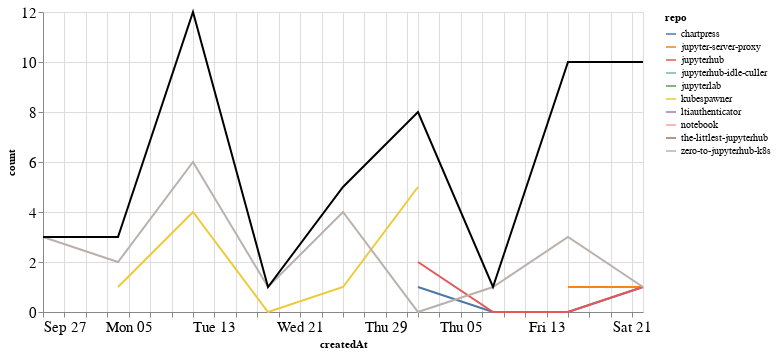

The notebook cell saved with this chart:
### Markdown cell above
## Comments

### Code cell
comments_time = comments.groupby('repo').resample('W', on='createdAt').count()['author'].reset_index()
comments_time = comments_time.rename(columns={'author': 'count'})
comments_time_total = comments_time.groupby('createdAt').agg({"count": "sum"}).reset_index()
ch1 = alt.Chart(comments_time, width=600).mark_line().encode(
    x='createdAt',
    y='count',
    color='repo',
    tooltip="repo"
)

ch2 = alt.Chart(comments_time_total, width=600).mark_line(color="black").encode(
    x='createdAt',
    y='count',
)

ch1 + ch2

### Figure 1 — Vega-Lite specification as saved in the notebook (floating-point values rounded to 4 significant figures)
{"config": {"axisLeft": {"labelFontSize": 15}, "axisBottom": {"labelFontSize": 15}}, "layer": [{"data": {"name": "data-21c6054d1ebb132589a4355f1a616291"}, "mark": "line", "encoding": {"color": {"type": "nominal", "field": "repo"}, "tooltip": {"type": "nominal", "field": "repo"}, "x": {"type": "temporal", "field": "createdAt"}, "y": {"type": "quantitative", "field": "count"}}, "width": 600}, {"data": {"name": "data-6c0149b8c32dccc284588a8ce19fc652"}, "mark": {"type": "line", "color": "black"}, "encoding": {"x": {"type": "temporal", "field": "createdAt"}, "y": {"type": "quantitative", "field": "count"}}, "width": 600}], "$schema": "https://vega.github.io/schema/vega-lite/v4.8.1.json", "datasets": {"data-21c6054d1ebb132589a4355f1a616291": [{"repo": "chartpress", "createdAt": "2020-11-01T00:00:00", "count": 1}, {"repo": "chartpress", "createdAt": "2020-11-08T00:00:00", "count": 0}, {"repo": "chartpress", "createdAt": "2020-11-15T00:00:00", "count": 0}, {"repo": "chartpress", "createdAt": "2020-11-22T00:00:00", "count": 1}, {"repo": "jupyter-server-proxy", "createdAt": "2020-11-15T00:00:00", "count": 1}, {"repo": "jupyter-server-proxy", "createdAt": "2020-11-22T00:00:00", "count": 1}, {"repo": "jupyterhub", "createdAt": "2020-11-01T00:00:00", "count": 2}, {"repo": "jupyterhub", "createdAt": "2020-11-08T00:00:00", "count": 0}, {"repo": "jupyterhub", "createdAt": "2020-11-15T00:00:00", "count": 0}, {"repo": "jupyterhub", "createdAt": "2020-11-22T00:00:00", "count": 1}, {"repo": "jupyterhub-idle-culler", "createdAt": "2020-11-15T00:00:00", "count": 3}, {"repo": "jupyterlab", "createdAt": "2020-11-22T00:00:00", "count": 5}, {"repo": "kubespawner", "createdAt": "2020-10-04T00:00:00", "count": 1}, {"repo": "kubespawner", "createdAt": "2020-10-11T00:00:00", "count": 4}, {"repo": "kubespawner", "createdAt": "2020-10-18T00:00:00", "count": 0}, {"repo": "kubespawner", "createdAt": "2020-10-25T00:00:00", "count": 1}, {"repo": "kubespawner", "createdAt": "2020-11-01T00:00:00", "count": 5}, {"repo": "ltiauthenticator", "createdAt": "2020-11-15T00:00:00", "count": 3}, {"repo": "notebook", "createdAt": "2020-11-22T00:00:00", "count": 1}, {"repo": "the-littlest-jupyterhub", "createdAt": "2020-10-11T00:00:00", "count": 2}, {"repo": "zero-to-jupyterhub-k8s", "createdAt": "2020-09-27T00:00:00", "count": 3}, {"repo": "zero-to-jupyterhub-k8s", "createdAt": "2020-10-04T00:00:00", "count": 2}, {"repo": "zero-to-jupyterhub-k8s", "createdAt": "2020-10-11T00:00:00", "count": 6}, {"repo": "zero-to-jupyterhub-k8s", "createdAt": "2020-10-18T00:00:00", "count": 1}, {"repo": "zero-to-jupyterhub-k8s", "createdAt": "2020-10-25T00:00:00", "count": 4}, {"repo": "zero-to-jupyterhub-k8s", "createdAt": "2020-11-01T00:00:00", "count": 0}, {"repo": "zero-to-jupyterhub-k8s", "createdAt": "2020-11-08T00:00:00", "count": 1}, {"repo": "zero-to-jupyterhub-k8s", "createdAt": "2020-11-15T00:00:00", "count": 3}, {"repo": "zero-to-jupyterhub-k8s", "createdAt": "2020-11-22T00:00:00", "count": 1}], "data-6c0149b8c32dccc284588a8ce19fc652": [{"createdAt": "2020-09-27T00:00:00", "count": 3}, {"createdAt": "2020-10-04T00:00:00", "count": 3}, {"createdAt": "2020-10-11T00:00:00", "count": 12}, {"createdAt": "2020-10-18T00:00:00", "count": 1}, {"createdAt": "2020-10-25T00:00:00", "count": 5}, {"createdAt": "2020-11-01T00:00:00", "count": 8}, {"createdAt": "2020-11-08T00:00:00", "count": 1}, {"createdAt": "2020-11-15T00:00:00", "count": 10}, {"createdAt": "2020-11-22T00:00:00", "count": 10}]}}
